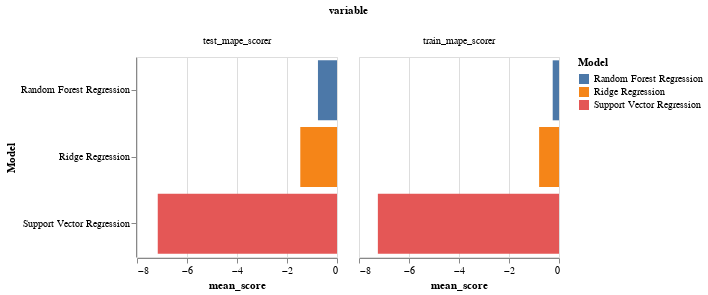

Notebook source saved alongside this figure:
### Code cell
mlmodel_tidy = mlmodel_df.pivot_table(index='variable', columns='Model', values='mean_score').reset_index()

# Melt the dataframe to long format
mlmodel_tidy = mlmodel_tidy.melt(id_vars='variable', var_name='Model', value_name='mean_score')

# Filter the dataframe for test_mape_scorer and train_mape_scorer metrics
mape_df = mlmodel_tidy[mlmodel_tidy['variable'].isin(['test_mape_scorer', 'train_mape_scorer'])]

chart = alt.Chart(mape_df).mark_bar().encode(
    y='Model:N',
    x='mean_score:Q',
    color='Model:N',
    column='variable:N',
    tooltip=['Model:N', 'mean_score:Q']
).properties(
    width=200,
    height=200
)

chart

### Figure 1 — Vega-Lite specification as saved in the notebook (floating-point values rounded to 4 significant figures)
{"config": {"view": {"continuousWidth": 300, "continuousHeight": 300}}, "data": {"name": "data-bb4a09c7cc802cef5ba3eac0f96e4058"}, "mark": {"type": "bar"}, "encoding": {"color": {"field": "Model", "type": "nominal"}, "column": {"field": "variable", "type": "nominal"}, "tooltip": [{"field": "Model", "type": "nominal"}, {"field": "mean_score", "type": "quantitative"}], "x": {"field": "mean_score", "type": "quantitative"}, "y": {"field": "Model", "type": "nominal"}}, "height": 200, "width": 200, "$schema": "https://vega.github.io/schema/vega-lite/v5.16.3.json", "datasets": {"data-bb4a09c7cc802cef5ba3eac0f96e4058": [{"variable": "test_mape_scorer", "Model": "Random Forest Regression", "mean_score": -0.7618}, {"variable": "train_mape_scorer", "Model": "Random Forest Regression", "mean_score": -0.2518}, {"variable": "test_mape_scorer", "Model": "Ridge Regression", "mean_score": -1.468}, {"variable": "train_mape_scorer", "Model": "Ridge Regression", "mean_score": -0.7951}, {"variable": "test_mape_scorer", "Model": "Support Vector Regression", "mean_score": -7.17}, {"variable": "train_mape_scorer", "Model": "Support Vector Regression", "mean_score": -7.245}]}}
